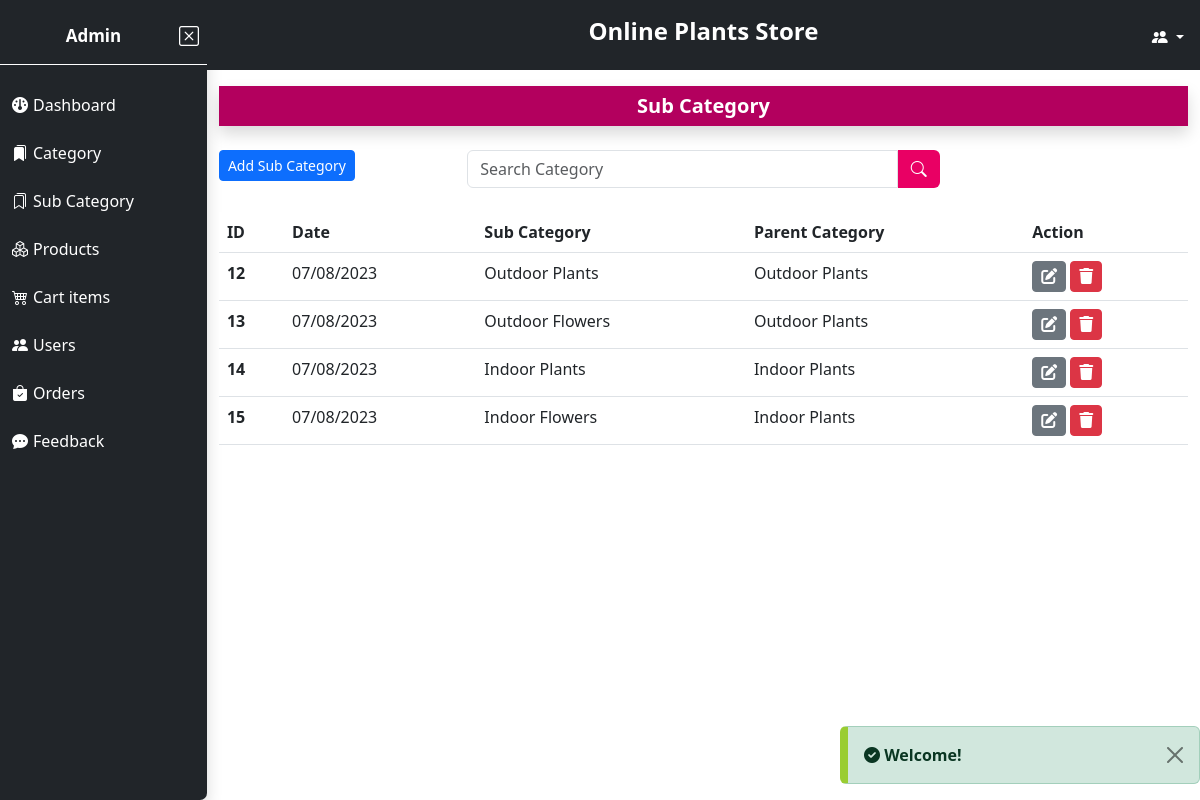
/Admin/sub_category.php (signed in), run on the app's committed database.
### tables this page shows
CREATE TABLE `users` (
  `user_id` int(11) NOT NULL,
  `user_name` varchar(255) NOT NULL,
  `user_email` varchar(255) NOT NULL,
  `user_number` varchar(255) NOT NULL,
  `user_add` text NOT NULL,
  `user_password` varchar(255) NOT NULL,
  `role_as` varchar(30) NOT NULL,
  `created_at` timestamp NOT NULL DEFAULT current_timestamp()
);

CREATE TABLE `setting` (
  `setting_id` int(11) NOT NULL,
  `web_logo` text DEFAULT NULL,
  `web_name` varchar(255) DEFAULT NULL,
  `car_1_img` text DEFAULT NULL,
  `car_1_heading` varchar(255) DEFAULT NULL,
  `car_1_text` varchar(300) DEFAULT NULL,
  `car_2_img` text DEFAULT NULL,
  `car_2_heading` varchar(255) DEFAULT NULL,
  `car_2_text` varchar(300) DEFAULT NULL,
  `car_3_img` text DEFAULT NULL,
  `car_3_heading` varchar(255) DEFAULT NULL,
  `car_3_text` varchar(300) DEFAULT NULL,
  `sEmail` varchar(255) DEFAULT NULL,
  `app_pass` varchar(255) DEFAULT NULL,
  `fb_link` text DEFAULT 'https://www.facebook.com/',
  `insta_link` text DEFAULT 'https://www.instagram.com/',
  `you_link` text DEFAULT 'https://www.Youtube.com/',
  `whatsapp` text DEFAULT 'https://web.whatsapp.com/'
);

CREATE TABLE `sub_category` (
  `sub_cate_id` int(11) NOT NULL,
  `sub_cate_name` varchar(255) NOT NULL,
  `cate_id` int(11) NOT NULL,
  `created_at` date NOT NULL DEFAULT current_timestamp()
);

CREATE TABLE `category` (
  `cate_id` int(11) NOT NULL,
  `cate_name` varchar(255) NOT NULL,
  `date` date NOT NULL DEFAULT current_timestamp()
);

### Admin/sub_category.php (the view, shortened to what this page needs)
<?php
include('./MainInclude/header.php');
?>
<div class="div-2 w-100">
    <?php
        include('MainInclude/topHeader.php');
    ?>
    <div class="container-fluid">
        <h5 class="shadow mb-4 mt-3 d-flex align-items-center" style="width:100%;background-color:#B3005E;">
            <strong class="p-2 text-white text-center w-100">Sub Category</strong>
        </h5>
        <div class="row mb-4">
            <div class="addButton col-md-3">
                <a href="add_sub_category.php" class="btn btn-sm btn-primary">Add Sub Category</a>
            </div>
            <form action="" method="post" class="cate_search col-md-6">
                <div class="cate_search me-2 w-100 d-flex justify-content-center">
                    <input type="text" name="sub_cate_search" id="sub_cate_search" class="form-control searchBar" placeholder="Search Category">
                    <button class="btn searchBarBtn"><i class="bi bi-search"></i></button>
                </div>
            </form>
        </div>
        <div class="continer-fluid ">
            <table class="table table-hover table-responsive" id="sub_cate_table">
                <thead>
                    <tr>
                        <th scope="col">ID</th>
                        <th scope="col">Date</th>
                        <th scope="col">Sub Category</th>
                        <th scope="col">Parent Category</th>
                        <th scope="col">Action</th>
                    </tr>
                </thead>
                <tbody>
                    <?php
                        include('../dbConnection.php');
                        $query = "SELECT * FROM sub_category JOIN category ON (sub_category.cate_id = category.cate_id)";
                        $result = mysqli_query($conn,$query);
                        if(mysqli_num_rows($result)>0){
                            while($rows = mysqli_fetch_assoc($result)){
                                $date = $rows['created_at'];
                                $formatedDate = date('d/m/Y',strtotime($date));
                    ?>
                    <tr>
                        <th scope="row"><?php if(isset($rows['sub_cate_id'])){ echo $rows['sub_cate_id'];} ?></th>
                        <td><?php if(isset($formatedDate)){ echo $formatedDate;} ?></td>
                        <td><?php if(isset($rows['sub_cate_name'])){ echo $rows['sub_cate_name'];} ?></td>
                        <td><?php if(isset($rows['cate_name'])){ echo $rows['cate_name'];} ?></td>
                        <td>
                            <a href="edit_sub_category.php?sub_cate_id=<?php echo $rows['sub_cate_id']?>" class="btn btn-sm btn-secondary">
                                <i class="fa-sharp fa-solid fa-pen-to-square fs-6"></i>
                            </a>
                            <a href="sub_category.php?deleteSubCategory_cate_id=<?php echo $rows['sub_cate_id']?>" class="btn btn-sm btn-danger">
                                <i class="fa-sharp fa-solid fa-trash fs-6"></i>
                            </a>
                        </td>
                    </tr>
                    <?php
                            }
                        }
                    ?>
                </tbody>
            </table>
        </div>
    </div>
</div>
<?php
include('./MainInclude/footer.php');
?>

### Admin/MainInclude/header.php (shortened to what this page needs)
<?php
$directiryURI = $_SERVER['REQUEST_URI'];
$path = parse_url($directiryURI,PHP_URL_PATH);
$components = explode('/',$path);
$page = $components[3];
?>
<!doctype html>
<html lang="en">
<head>
  <link href="https://cdnjs.cloudflare.com/ajax/libs/font-awesome/6.0.0/css/all.min.css" rel="stylesheet" />
  <link rel="stylesheet" href="https://cdn.jsdelivr.net/npm/bootstrap-icons@1.10.2/font/bootstrap-icons.css">
  <link href="https://cdn.jsdelivr.net/npm/bootstrap@5.3.0-alpha1/dist/css/bootstrap.min.css" rel="stylesheet">
  <link rel="stylesheet" href="style.css">
</head>
<body>
  <div class="Main d-flex">
    <div class="div-1 Sidebar-menu bg-dark shadow" style="width: 250px;height:100vh;">
      <h6 class=" text-white p-2 pt-4 pb-3 d-flex justify-content-between align-items-center" style="border-bottom: 1px solid white;">
        <div class=" d-flex justify-content-center w-100">
          <strong class="sidebarHeading" style="font-size: 17px;">
            <?php
            include('../dbConnection.php');
            $admin_id = $_SESSION['admin_id'];
            $query = "SELECT user_name FROM users WHERE user_id = '$admin_id'";
            $runQ = mysqli_query($conn, $query);
            if (mysqli_num_rows($runQ) > 0) {
              $admin_detail = mysqli_fetch_assoc($runQ);
              echo $admin_detail['user_name'];
            }
            else {
              echo "Admin";
            }
            ?>
          </strong>
        </div>
        <i class="bi bi-x-square close-menu-btn fs-5" style="filter:brightness(0) invert(1);cursor:pointer;"></i>
      </h6>
      <nav class="sidebar">
        <ul class="p-1 me-1" id="myDiv">
          <li class="dropable transition text-white mt-2 nav-li <?php if($page == 'dashboard.php'){ echo "active";}?>" style="width: auto;">
            <a href="./dashboard.php" class="dropdown-icon nav-link text-white w-100 p-2">
              <i class="fa-sharp fa-solid fa-gauge dropdown-icon"></i>
              <span>Dashboard</span>
            </a>
          </li>
          <li class="dropable transition text-white mt-2 nav-li <?php if($page == 'categories.php'){ echo "active";}?>" style="width: auto;">
            <a href="./categories.php" class="dropdown-icon nav-link text-white w-100  p-2">
              <i class="bi bi-bookmarks-fill dropdown-icon"></i>
              <span>Category</span>
            </a>
          </li>
          <li class="dropable transition text-white mt-2 nav-li <?php if($page == 'sub_category.php'){ echo "active";}?>" style="width: auto;">
            <a href="./sub_category.php" class="dropdown-icon nav-link text-white w-100  p-2">
              <i class="bi bi-bookmarks dropdown-icon"></i>
              <span>Sub Category</span>
            </a>
          </li>
          <li class="dropable transition text-white mt-2 nav-li <?php if($page == 'products.php'){ echo "active";}?>" style="width: auto;">
            <a href="./products.php" class="dropdown-icon nav-link text-white w-100  p-2">
              <i class="bi bi-boxes dropdown-icon"></i>
              <span>Products</span>
            </a>
          </li>
          <li class="dropable transition text-white mt-2 nav-li <?php if($page == 'cart_items.php'){ echo "active";}?>" style="width: auto;">
            <a href="./cart_items.php" class="dropdown-icon nav-link text-white w-100  p-2">
              <i class="bi bi-cart4 dropdown-icon"></i>
              <span>Cart items</span>
            </a>
          </li>
          <li class="dropable transition text-white mt-2 nav-li <?php if($page == 'all_users.php'){ echo "active";}?>" style="width: auto;">
            <a href="./all_users.php" class="dropdown-icon nav-link text-white w-100  p-2">
              <i class="bi bi-people-fill dropdown-icon"></i>
              <span>Users</span>
            </a>
          </li>
          <li class="dropable transition text-white mt-2 nav-li <?php if($page == 'orders.php'){ echo "active";}?>" style="width: auto;">
            <a href="./orders.php" class="dropdown-icon nav-link text-white w-100  p-2">
              <i class="bi bi-bag-check-fill dropdown-icon"></i>
              <span>Orders</span>
            </a>
          </li>
          <li class="dropable transition text-white mt-2 nav-li <?php if($page == 'feedback.php'){ echo "active";}?>" style="width: auto;">
            <a href="./feedback.php" class="dropdown-icon nav-link text-white w-100  p-2">
              <i class="bi bi-chat-dots-fill dropdown-icon"></i>
              <span>Feedback</span>
            </a>
          </li>
        </ul>
      </nav>
    </div>

### Admin/MainInclude/topHeader.php (shortened to what this page needs)
<div class=" text-white bg-dark d-flex align-items-center" style="background-color:#00adff;height:70px">
    <header>
        <div class="item-2 ">
            <h4 class=" text-center topheaderHeading"><strong>
            <?php
              include('../dbConnection.php');
              $query = "SELECT web_name FROM setting";
              $runQuery = mysqli_query($conn,$query);
              if(mysqli_num_rows($runQuery) > 0){
                $web_detail = mysqli_fetch_assoc($runQuery);
                if(isset($web_detail['web_name']) && $web_detail['web_name'] != null){
                    echo $web_detail['web_name'];
                }
                else{
                    echo "Website Name";
                }
              }
              else{
                echo "Website Name";
              }
            ?>
            </strong></h4>
        </div>
        <div class="item-3 ">
            <div class=" dropdown d-flex align-items-center" style="cursor:pointer;">
                <div class="dropdown-toggle btn-sm me-3 mt-2" data-bs-toggle="dropdown" aria-expanded="false">
                    <i class="bi bi-people-fill "></i>
                </div>
            </div>
        </div>
    </header>
</div>

### Admin/style.css (style rules this page uses)
* { margin: 0px; padding: 0px; box-sizing: border-box; }
:root { --btn-hover-color:#E90064; }
header { width: 100%; display: grid; grid-template-columns: repeat(3, 1fr); grid-template-rows: 1fr; justify-items: center; }
.item-2 { grid-column-start: 2; }
.item-3 { grid-column-start: 3; justify-self: end; }
.Sidebar-menu { width: 250px; height: 100vh; border-bottom-right-radius: 7px; transition: all 0.3s ease-in; }
.div-2 { height: 100vh; overflow-y: auto; }
.nav-li { list-style-type: none; border-radius:8px; cursor: pointer; transition: all 0.4s ease-in; }
ul li a { text-decoration: none; }
.dropdown-icon { filter: brightness(0) invert(1); display: flex; align-items: center; margin-right: 5px; }
.searchBar { border-top-right-radius: 0px; border-bottom-right-radius: 0px; }
.searchBarBtn { border-top-left-radius: 0px; border-bottom-left-radius: 0px; background-color: #E90064; color: white; }
@media screen and (max-width:1210px) { .sidebarHeading { font-size: 14px; } }

### data on the page
users: user_name "Admin"
setting: web_name "Online Plants Store"
sub_category: sub_cate_id "12", created_at "07/08/2023", sub_cate_name "Outdoor Plants", cate.cate_name "Outdoor Plants"
sub_category: sub_cate_id "13", created_at "07/08/2023", sub_cate_name "Outdoor Flowers", cate.cate_name "Outdoor Plants"
sub_category: sub_cate_id "14", created_at "07/08/2023", sub_cate_name "Indoor Plants", cate.cate_name "Indoor Plants"
sub_category: sub_cate_id "15", created_at "07/08/2023", sub_cate_name "Indoor Flowers", cate.cate_name "Indoor Plants"

### other printed values
$_SESSION['status_success'] "Welcome!"
